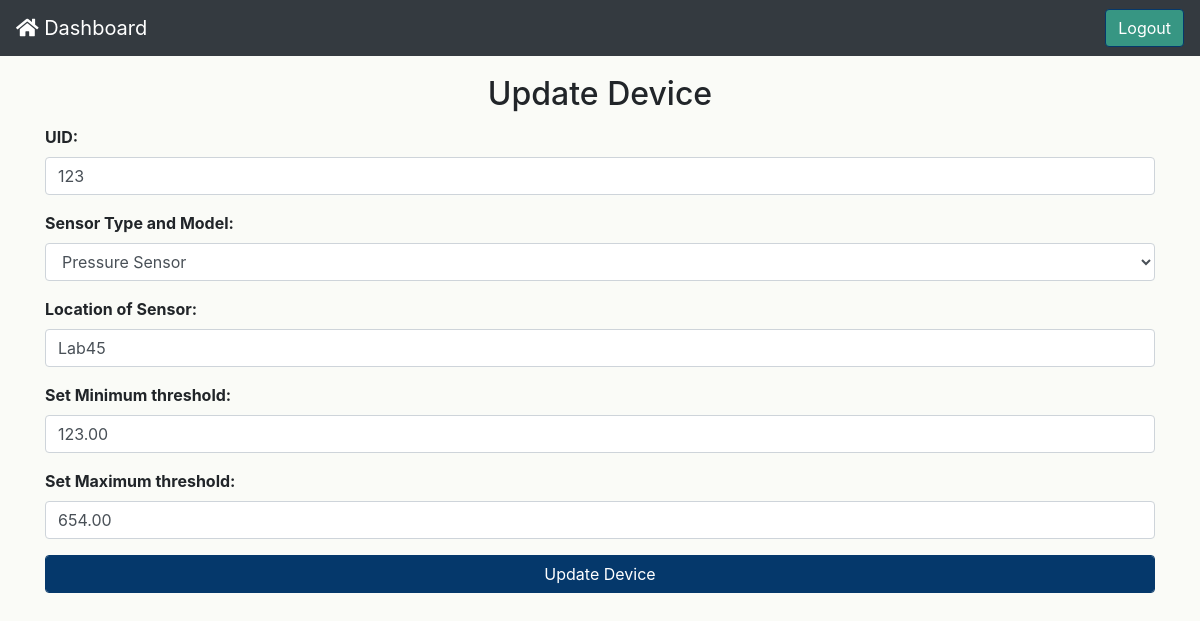
Page /modifySensor/30/ (signed in) on the committed database.
### esp/models.py (models this page shows, shortened)
class SensorReg(models.Model):
	TOS = (
			("Temperature Sensor","Temperature Sensor"),
			("CO2 gas Sensor","CO2 gas Sensor"),
			("Humidity Sensor","Humidity Sensor"),
			("Motion Sensor","Motion Sensor"),
			("Pressure Sensor","Pressure Sensor")
		)
	UID = models.CharField(max_length=10,unique=True)
	typeOfSensor = models.CharField(max_length=20,null=True,choices=TOS,default="Temperature Sensor")
	location = models.CharField(max_length=100,null=True)
	min_threshold = models.DecimalField(max_digits=5, decimal_places=2,null=True)
	max_threshold = models.DecimalField(max_digits=5, decimal_places=2,null=True)
	date_created = models.DateTimeField(auto_now_add=True)

### esp/views.py (the view)
# urls.py: path('modifySensor/<str:pk>/',views.modifySensor, name='modifySensor'),
@login_required(login_url='esp:home')
def modifySensor(request,pk):
	data = SensorReg.objects.get(id=pk)
	form = SensorRegForm(instance=data)
	if request.method == 'POST':
		form = SensorRegForm(request.POST, instance=data)
		if form.is_valid():
			form.save()
			messages.info(request, "Sensor registered with UID "+uid+" modified")
			return redirect('esp:dashboard')
	context = {'form':form ,'addOrupdate':"Update Device", 'heading' : "Update Device" }
	return render(request, 'DeviceRegistration.html',context)

### esp/forms.py
class SensorRegForm(forms.ModelForm):
	class Meta:
		model = SensorReg
		fields = '__all__'

### templates/DeviceRegistration.html (shortened to what this page needs)
<!DOCTYPE html>
{% load  static %}
<html lang="en" dir="ltr">
  <head>
    <link rel="stylesheet" href="https://maxcdn.bootstrapcdn.com/bootstrap/4.0.0/css/bootstrap.min.css">
    <link rel="stylesheet" href="{% static "css/master.css" %}">
    <link rel="stylesheet" href="https://cdnjs.cloudflare.com/ajax/libs/font-awesome/5.15.1/css/all.min.css" />
  </head>
  <body>
    <nav class="navbar fixed-top navbar-expand-lg navbar-dark bg-dark mb-2">
      <a class="navbar-brand" href="{% url 'esp:dashboard'%}"><i class="fas fa-home"></i> Dashboard</a>
      <a href="{% url 'esp:logout' %}"class="ml-auto">
        <button id="Logout"type="button" class="btn">Logout</button>
      </a>
    </nav>
    <div class="container content">
      <div class="row d-flex justify-content-center mt-5 mb-1">
        <h2>{{ heading }}</h2>
      </div>
      <form action="" method="POST">
        <div class="form-group">
          <label for="exampleFormControlInput1">UID:</label>
          {{form.UID}}
        </div>
        <div class="form-group">
          <label for="exampleFormControlSelect1">Sensor Type and Model:</label>
          {{form.typeOfSensor}}
        </div>
        <div class="form-group">
          <label for="exampleFormControlInput1">Location of Sensor:</label>
          {{form.location}}
        </div>
        <div class="form-group">
          <label for="exampleFormControlInput1">Set Minimum threshold:</label>
          {{form.min_threshold}}
        </div>
        <div class="form-group">
          <label for="exampleFormControlInput1">Set Maximum threshold:</label>
          {{form.max_threshold}}
        </div>
        <div class="form-group d-flex justify-content-center d-flex mt-1">
          <input type="submit" name="ADD" value="{{ addOrupdate }}" class="btn">
        </div>
      </form>
    </div>
  </body>
</html>

### static/css/master.css (style rules this page uses)
.btn { background-color: #05386B; color: white; border-color: #05386B; }
body { background-color: #FAFBF7; }
.navbar { color: white; background-color: #8EE4AF; }
#Logout { background-color: #379683; }
.content { margin-top: 75px; }
label { font-weight: bold; }

### rows in the picture
SensorReg: UID "123", typeOfSensor "Pressure Sensor", location "Lab45", min_threshold "123.00", max_threshold "654.00"

### other values in the picture
{{ heading }} "Update Device"
